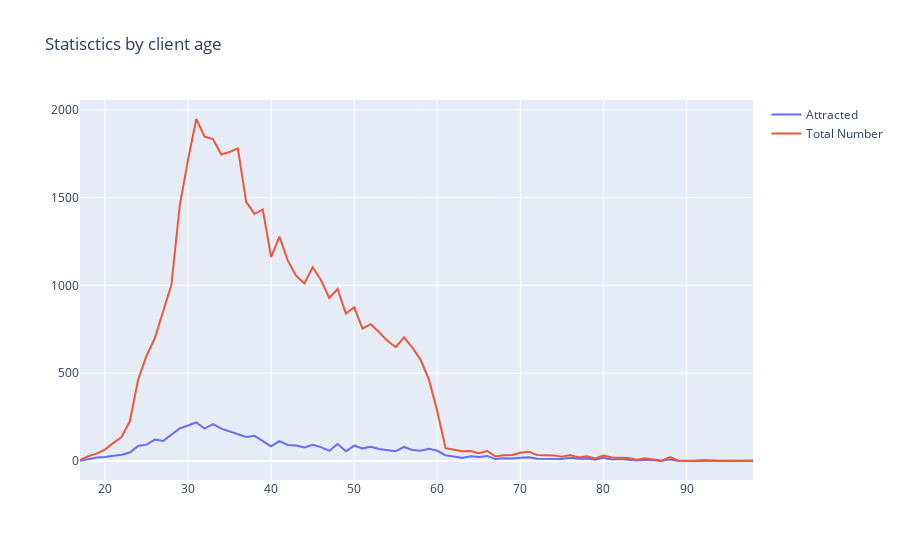

The code cell stored with this chart in its notebook:
### Code cell
trace0 = go.Scatter(x=age_df.index, y=age_df['Attracted'], name='Attracted')
trace1 = go.Scatter(x=age_df.index, y=age_df['Total Number'], name = 'Total Number')

data=[trace0, trace1]
layout = {'title': 'Statisctics by client age '}

fig= go.Figure(data=data, layout=layout)

iplot(fig, show_link = False)

### Figure 1 — Plotly figure (JSON) as saved in the notebook; plotly's stock layout.template omitted (floating-point values rounded to 4 significant figures)
{"data": [{"name": "Attracted", "type": "scatter", "x": [17, 18, 19, 20, 21, 22, 23, 24, 25, 26, 27, 28, 29, 30, 31, 32, 33, 34, 35, 36, 37, 38, 39, 40, 41, 42, 43, 44, 45, 46, 47, 48, 49, 50, 51, 52, 53, 54, 55, 56, 57, 58, 59, 60, 61, 62, 63, 64, 65, 66, 67, 68, 69, 70, 71, 72, 73, 74, 75, 76, 77, 78, 79, 80, 81, 82, 83, 84, 85, 86, 87, 88, 89, 91, 92, 94, 95, 98], "y": [2, 12, 20, 23, 29, 36, 48, 86, 93, 122, 114, 151, 186, 202, 220, 184, 210, 184, 167, 154, 137, 143, 114, 84, 113, 91, 88, 77, 92, 79, 58, 97, 55, 87, 72, 81, 68, 64, 56, 80, 62, 58, 69, 58, 32, 25, 17, 27, 23, 29, 11, 15, 14, 19, 21, 13, 13, 15, 11, 18, 13, 14, 7, 18, 8, 11, 8, 3, 7, 5, 1, 9, 2, 0, 3, 0, 0, 2]}, {"name": "Total Number", "type": "scatter", "x": [17, 18, 19, 20, 21, 22, 23, 24, 25, 26, 27, 28, 29, 30, 31, 32, 33, 34, 35, 36, 37, 38, 39, 40, 41, 42, 43, 44, 45, 46, 47, 48, 49, 50, 51, 52, 53, 54, 55, 56, 57, 58, 59, 60, 61, 62, 63, 64, 65, 66, 67, 68, 69, 70, 71, 72, 73, 74, 75, 76, 77, 78, 79, 80, 81, 82, 83, 84, 85, 86, 87, 88, 89, 91, 92, 94, 95, 98], "y": [5, 28, 42, 65, 102, 137, 226, 463, 598, 698, 851, 1001, 1453, 1714, 1947, 1846, 1833, 1745, 1759, 1780, 1475, 1407, 1432, 1161, 1278, 1142, 1055, 1011, 1103, 1030, 928, 979, 839, 875, 754, 779, 733, 684, 648, 704, 646, 576, 463, 283, 73, 62, 55, 57, 44, 57, 26, 33, 34, 47, 53, 34, 34, 32, 24, 34, 20, 27, 14, 31, 20, 17, 17, 7, 15, 8, 1, 22, 2, 2, 4, 1, 1, 2]}], "layout": {"title": {"text": "Statisctics by client age "}}}
